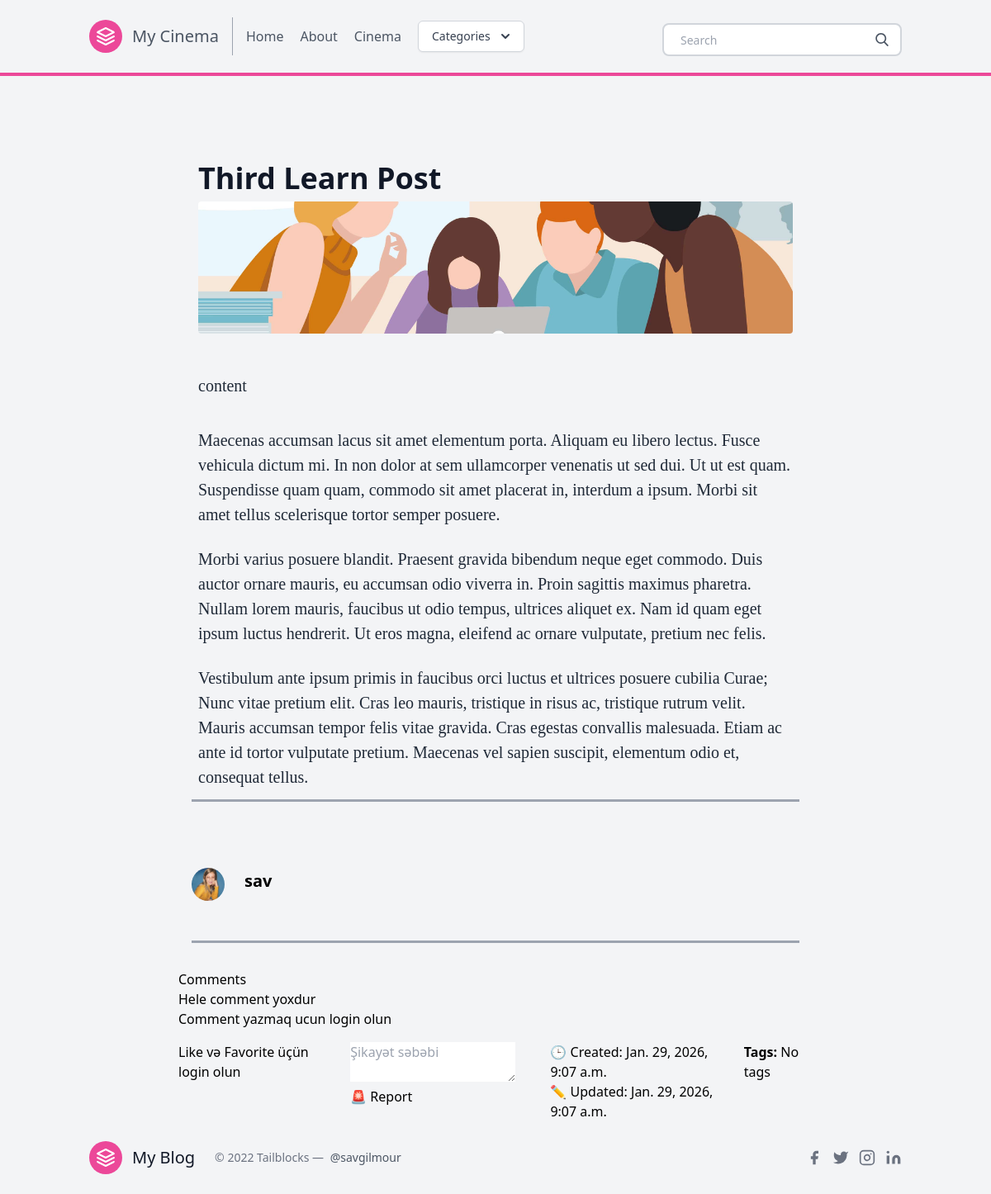
The page /post/learn-post-3/ on the database its author committed.
### posts/models.py (models this page shows, shortened)
class Post(models.Model):
    title = models.CharField(max_length=100)
    slug = models.SlugField()
    overview = models.TextField()
    timestamp = models.DateTimeField(auto_now_add=True)
    content = models.TextField()
    author = models.ForeignKey(Author, on_delete=models.CASCADE)
    thumbnail = models.ImageField()
    categories = models.ManyToManyField(Category)
    featured = models.BooleanField()
    views = models.PositiveIntegerField(default=0)
    tags = models.ManyToManyField(Tag, related_name='posts')
    created_at = models.DateTimeField(auto_now_add=True)
    updated_at = models.DateTimeField(auto_now=True)

class Author(models.Model):
    user = models.OneToOneField(User, on_delete=models.CASCADE)
    profile_picture = models.ImageField()
    def __str__(self):
        return self.user.username

### posts/views.py (the view, shortened to what this page needs)
# urls.py: path('post/<slug>/', post, name = 'post'),
def post(request, slug):
    post_obj = Post.objects.get(slug=slug)
    latest = Post.objects.order_by('-timestamp')[:3]
    comments = post_obj.comments.filter(active=True)
    context = {
        'post': post_obj,
        'latest': latest,
        'comments': comments
    }
    return render(request, 'post.html', context)

### posts/templatetags/markdown_extras.py (called while the page is built)
@register.filter()
@stringfilter
def markdown(value):
    return md.markdown(value, extensions=['markdown.extensions.fenced_code'])

@register.simple_tag
def get_categories():
    return Category.objects.all()[0:4]

### templates/post.html (shortened to what this page needs)
{% extends 'base.html' %}
{% load markdown_extras %}
{% block content %}
<body class="bg-gray-100 font-sans leading-normal tracking-normal">
	<div class="container w-full md:max-w-3xl mx-auto pt-20">
		<div class="w-full px-4 md:px-6 text-xl text-gray-800 leading-normal" style="font-family:Georgia,serif;">
			<div class="font-sans">
						<h1 class="font-bold font-sans break-normal text-gray-900 pt-6 pb-2 text-3xl md:text-4xl">
						{{ post.title }}</h1>
						<img class="h-40 rounded w-full object-cover object-center mb-6" src="{{ post.thumbnail.url }}" alt="content">
			</div>
			<div class="py-6">
			{{ post.content | markdown | safe }}
			</div>
			<ol>
				<li class="py-3">Maecenas accumsan lacus sit amet elementum porta. Aliquam eu libero lectus. Fusce vehicula dictum mi. In non dolor at sem ullamcorper venenatis ut sed dui. Ut ut est quam. Suspendisse quam quam, commodo sit amet placerat in, interdum a ipsum. Morbi sit amet tellus scelerisque tortor semper posuere.</li>
				<li class="py-3">Morbi varius posuere blandit. Praesent gravida bibendum neque eget commodo. Duis auctor ornare mauris, eu accumsan odio viverra in. Proin sagittis maximus pharetra. Nullam lorem mauris, faucibus ut odio tempus, ultrices aliquet ex. Nam id quam eget ipsum luctus hendrerit. Ut eros magna, eleifend ac ornare vulputate, pretium nec felis.</li>
				<li class="py-3">Vestibulum ante ipsum primis in faucibus orci luctus et ultrices posuere cubilia Curae; Nunc vitae pretium elit. Cras leo mauris, tristique in risus ac, tristique rutrum velit. Mauris accumsan tempor felis vitae gravida. Cras egestas convallis malesuada. Etiam ac ante id tortor vulputate pretium. Maecenas vel sapien suscipit, elementum odio et, consequat tellus.</li>
			</ol>
		</div>
		<hr class="border-b-2 border-gray-400 mb-8 mx-4">
		<div class="flex w-full items-center font-sans px-4 py-12">
			<img class="w-10 h-10 rounded-full mr-4" src="{{ post.author.profile_picture.url }}">
			<div class="flex-1 px-2">
				<p class="text-base font-bold text-base md:text-xl leading-none mb-2">
				{{ post.author }}</p>
			</div>
		</div>
		<hr class="border-b-2 border-gray-400 mb-8 mx-4">
     <h3>Comments</h3>
		{% for comment in comments %}
		    <p>
				<strong>{{ comment.user.username }}</strong><br>
				{{ comment.content }}<br>
				<small>{{ comment.created_at }}</small>
			</p>
		{% empty %}
		    <p> Hele comment yoxdur</p>
		{% endfor %}
        {% if user.is_authenticated %}
		    <form method = "post">
				{% csrf_token %}
				<textarea name = "content" required placeholder="fikrinizi yazin"></textarea><br>
				<button type = "submit"> Gonder</button>
			</form>
		{% else %}
		         <p> Comment yazmaq ucun login olun</p>
		{% endif %}
<div class="flex gap-4 mt-4">
{% if user.is_authenticated %}
    <form method="POST" action="{% url 'like-post' post.slug %}">
        {% csrf_token %}
        <button type="submit">
            ❤️ Like ({{ post.likes.count }})
        </button>
    </form>
    <form method="POST" action="{% url 'favorite-post' post.slug %}">
        {% csrf_token %}
        <button type="submit">
            ⭐ Favorite ({{ post.favorites.count }})
        </button>
    </form>
{% else %}
    <p>Like və Favorite üçün login olun</p>
{% endif %}
	<form method="post" action="{% url 'report-post' post.slug %}">
    <textarea name="reason" placeholder="Şikayət səbəbi"></textarea>
    <button type="submit">🚨 Report</button>
	</form>
<p>
🕒 Created: {{ post.created_at }} <br>
✏️ Updated: {{ post.updated_at }}
</p>
	<div class="post-tags">
    <strong>Tags:</strong>
    {% for tag in post.tags.all %}
        <a href="{% url 'posts-by-tag' tag.slug %}" class="tag-link">{{ tag.title }}</a>{% if not forloop.last %}, {% endif %}
    {% empty %}
        <span>No tags</span>
    {% endfor %}
</div>
</div>
	</div>
{% endblock content %}

### rows shown on the page
Post: title "Third Learn Post", thumbnail (picture), content "content", author.profile_picture (picture), author "sav", created_at "Jan. 29, 2026, 9:07 a.m.", updated_at "Jan. 29, 2026, 9:07 a.m."
